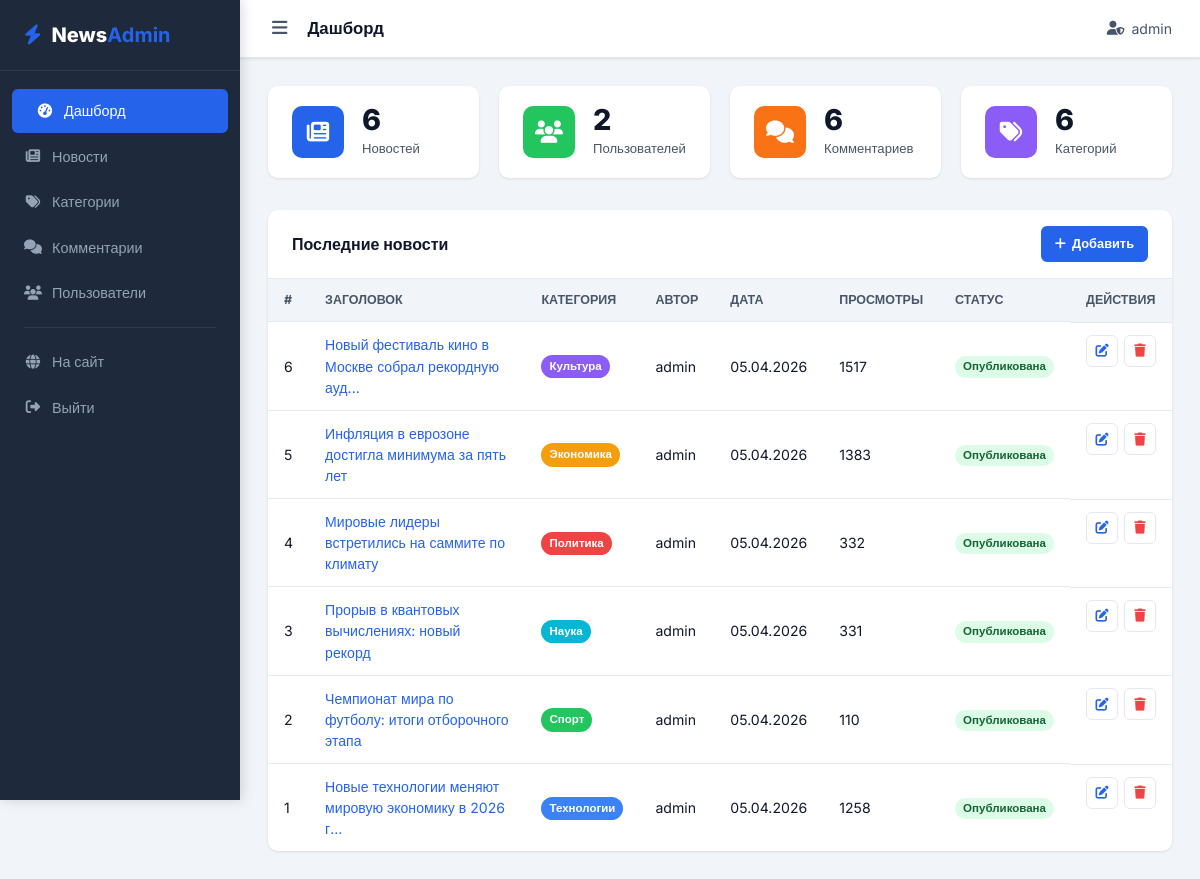
Page /admin/ (signed in) on the committed database.
### app/models/__init__.py (models this page shows, shortened)
class User(UserMixin, db.Model):
    __tablename__ = 'users'
    id = db.Column(db.Integer, primary_key=True)
    username = db.Column(db.String(64), unique=True, nullable=False)
    email = db.Column(db.String(120), unique=True, nullable=False)
    password_hash = db.Column(db.String(256), nullable=False)
    role = db.Column(db.String(20), default='user')  # Роль пользователя: 'admin' или 'user'
    avatar = db.Column(db.String(256), default='default_avatar.png')
    created_at = db.Column(db.DateTime, default=datetime.utcnow)
    is_active = db.Column(db.Boolean, default=True)
    comments = db.relationship('Comment', backref='author', lazy='dynamic', cascade='all, delete-orphan')
    likes = db.relationship('Like', backref='user', lazy='dynamic', cascade='all, delete-orphan')
    @property
    def is_admin(self):
        return self.role == 'admin'

class News(db.Model):
    __tablename__ = 'news'
    id = db.Column(db.Integer, primary_key=True)
    title = db.Column(db.String(256), nullable=False)
    slug = db.Column(db.String(256), unique=True, nullable=False)
    content = db.Column(db.Text, nullable=False)
    summary = db.Column(db.String(512))
    image = db.Column(db.String(256))
    category_id = db.Column(db.Integer, db.ForeignKey('categories.id'), nullable=False)
    author_id = db.Column(db.Integer, db.ForeignKey('users.id'), nullable=False)
    published_at = db.Column(db.DateTime, default=datetime.utcnow)
    is_published = db.Column(db.Boolean, default=True)
    is_featured = db.Column(db.Boolean, default=False)
    views_count = db.Column(db.Integer, default=0)
    author = db.relationship('User', backref='news_posts')
    comments = db.relationship('Comment', backref='news', lazy='dynamic', cascade='all, delete-orphan')
    likes = db.relationship('Like', backref='news', lazy='dynamic', cascade='all, delete-orphan')

class Category(db.Model):
    __tablename__ = 'categories'
    id = db.Column(db.Integer, primary_key=True)
    name = db.Column(db.String(64), unique=True, nullable=False)
    slug = db.Column(db.String(64), unique=True, nullable=False)
    color = db.Column(db.String(20), default='#3b82f6')
    icon = db.Column(db.String(64), default='fas fa-tag')
    news = db.relationship('News', backref='category', lazy='dynamic')

### app/views/admin_panel.py (the view)
@admin_bp.route('/')
@login_required
@admin_required
def dashboard():
    news_count = News.query.count()
    users_count = User.query.count()
    comments_count = Comment.query.count()
    categories_count = Category.query.count()
    latest_news = News.query.order_by(News.published_at.desc()).limit(10).all()
    return render_template(
        'admin/dashboard.html',
        news_count=news_count,
        users_count=users_count,
        comments_count=comments_count,
        categories_count=categories_count,
        latest_news=latest_news,
    )

### app/models/__init__.py (called while the page is built)
@login_manager.user_loader
def load_user(user_id):
    return User.query.get(int(user_id))

### app/views/admin_panel.py (called while the page is built)
def admin_required(f):
    @wraps(f)
    def decorated(*args, **kwargs):
        if not current_user.is_authenticated or not current_user.is_admin:
            flash('Доступ запрещён.', 'danger')
            return redirect(url_for('main.index'))
        return f(*args, **kwargs)
    return decorated

### app/templates/admin/dashboard.html (shortened to what this page needs)
{% extends 'admin/base_admin.html' %}
{% block page_title %}Дашборд{% endblock %}
{% block content %}
<div class="stats-grid">
    <div class="stat-card">
        <div class="stat-icon stat-blue"><i class="fas fa-newspaper"></i></div>
        <div class="stat-info">
            <div class="stat-value">{{ news_count }}</div>
            <div class="stat-label">Новостей</div>
        </div>
    </div>
    <div class="stat-card">
        <div class="stat-icon stat-green"><i class="fas fa-users"></i></div>
        <div class="stat-info">
            <div class="stat-value">{{ users_count }}</div>
            <div class="stat-label">Пользователей</div>
        </div>
    </div>
    <div class="stat-card">
        <div class="stat-icon stat-orange"><i class="fas fa-comments"></i></div>
        <div class="stat-info">
            <div class="stat-value">{{ comments_count }}</div>
            <div class="stat-label">Комментариев</div>
        </div>
    </div>
    <div class="stat-card">
        <div class="stat-icon stat-purple"><i class="fas fa-tags"></i></div>
        <div class="stat-info">
            <div class="stat-value">{{ categories_count }}</div>
            <div class="stat-label">Категорий</div>
        </div>
    </div>
</div>
<div class="admin-section">
    <div class="admin-section-header">
        <h2>Последние новости</h2>
        <a href="{{ url_for('admin_panel.news_create') }}" class="btn btn-primary btn-sm">
            <i class="fas fa-plus"></i> Добавить
        </a>
    </div>
    <div class="admin-table-wrap">
        <table class="admin-table">
            <thead>
                <tr>
                    <th>#</th>
                    <th>Заголовок</th>
                    <th>Категория</th>
                    <th>Автор</th>
                    <th>Дата</th>
                    <th>Просмотры</th>
                    <th>Статус</th>
                    <th>Действия</th>
                </tr>
            </thead>
            <tbody>
                {% for article in latest_news %}
                <tr>
                    <td>{{ article.id }}</td>
                    <td><a href="{{ url_for('news.detail', slug=article.slug) }}" target="_blank">{{ article.title[:50] }}{% if article.title|length > 50 %}...{% endif %}</a></td>
                    <td><span class="badge-sm" style="background: {{ article.category.color }}">{{ article.category.name }}</span></td>
                    <td>{{ article.author.username }}</td>
                    <td>{{ article.published_at.strftime('%d.%m.%Y') }}</td>
                    <td>{{ article.views_count }}</td>
                    <td>
                        {% if article.is_published %}
                        <span class="status-badge status-active">Опубликована</span>
                        {% else %}
                        <span class="status-badge status-draft">Черновик</span>
                        {% endif %}
                    </td>
                    <td class="actions-cell">
                        <a href="{{ url_for('admin_panel.news_edit', news_id=article.id) }}" class="action-btn action-edit"><i class="fas fa-edit"></i></a>
                        <form method="post" action="{{ url_for('admin_panel.news_delete', news_id=article.id) }}" style="display:inline" onsubmit="return confirm('Удалить?')">
                            <button type="submit" class="action-btn action-delete"><i class="fas fa-trash"></i></button>
                        </form>
                    </td>
                </tr>
                {% endfor %}
            </tbody>
        </table>
    </div>
</div>
{% endblock %}

### app/templates/admin/base_admin.html (shortened to what this page needs)
<!DOCTYPE html>
<html lang="ru">
<head>
    <link rel="stylesheet" href="https://cdnjs.cloudflare.com/ajax/libs/font-awesome/6.5.0/css/all.min.css">
    <link rel="stylesheet" href="{{ url_for('static', filename='css/admin.css') }}">
</head>
<body class="admin-body">
<div class="admin-layout">
    <aside class="admin-sidebar" id="adminSidebar">
        <div class="admin-logo">
            <i class="fas fa-bolt"></i>
            <span>News<strong>Admin</strong></span>
        </div>
        <nav class="admin-nav">
            <a href="{{ url_for('admin_panel.dashboard') }}" class="{% if request.endpoint == 'admin_panel.dashboard' %}active{% endif %}">
                <i class="fas fa-tachometer-alt"></i> Дашборд
            </a>
            <a href="{{ url_for('admin_panel.news_list') }}" class="{% if 'news' in request.endpoint %}active{% endif %}">
                <i class="fas fa-newspaper"></i> Новости
            </a>
            <a href="{{ url_for('admin_panel.categories_list') }}" class="{% if 'categ' in request.endpoint %}active{% endif %}">
                <i class="fas fa-tags"></i> Категории
            </a>
            <a href="{{ url_for('admin_panel.comments_list') }}" class="{% if 'comment' in request.endpoint %}active{% endif %}">
                <i class="fas fa-comments"></i> Комментарии
            </a>
            <a href="{{ url_for('admin_panel.users_list') }}" class="{% if 'user' in request.endpoint %}active{% endif %}">
                <i class="fas fa-users"></i> Пользователи
            </a>
            <div class="admin-nav-divider"></div>
            <a href="{{ url_for('main.index') }}">
                <i class="fas fa-globe"></i> На сайт
            </a>
            <a href="{{ url_for('auth.logout') }}">
                <i class="fas fa-sign-out-alt"></i> Выйти
            </a>
        </nav>
    </aside>
    <div class="admin-main">
        <header class="admin-header">
            <button class="admin-toggle" id="adminToggle"><i class="fas fa-bars"></i></button>
            <div class="admin-header-title">{% block page_title %}Панель управления{% endblock %}</div>
            <div class="admin-header-user">
                <i class="fas fa-user-shield"></i> {{ current_user.username }}
            </div>
        </header>
        <div class="admin-content">
            {% block content %}{% endblock %}
        </div>
    </div>
</div>
</body>
</html>

### rows in the picture
User: username "admin"
News: id "6", title "Новый фестиваль кино в Москве собрал рекордную ауд", category.name "Культура", author.username "admin", published_at "05.04.2026", views_count "1517", is_published "Опубликована"
News: id "5", title "Инфляция в еврозоне достигла минимума за пять лет", category.name "Экономика", author.username "admin", published_at "05.04.2026", views_count "1383", is_published "Опубликована"
News: id "4", title "Мировые лидеры встретились на саммите по климату", category.name "Политика", author.username "admin", published_at "05.04.2026", views_count "332", is_published "Опубликована"
News: id "3", title "Прорыв в квантовых вычислениях: новый рекорд", category.name "Наука", author.username "admin", published_at "05.04.2026", views_count "331", is_published "Опубликована"
News: id "2", title "Чемпионат мира по футболу: итоги отборочного этапа", category.name "Спорт", author.username "admin", published_at "05.04.2026", views_count "110", is_published "Опубликована"
News: id "1", title "Новые технологии меняют мировую экономику в 2026 г", category.name "Технологии", author.username "admin", published_at "05.04.2026", views_count "1258", is_published "Опубликована"

### other values in the picture
{{ news_count }} "6"
{{ users_count }} "2"
{{ comments_count }} "6"
{{ categories_count }} "6"
